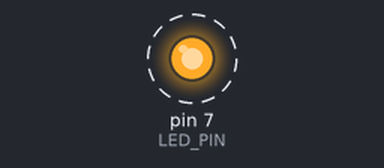
A sketch run on a simulated Arduino Uno, built with avr-gcc and run on an emulated ATmega328P. Shown: output pins drawn as LEDs (lit = HIGH). Dashed ring = blinking.

Above: at 0.2 s.
Timing chart, 0 to 3.0 s (numbered marks = the images above):
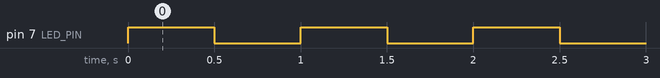

The sketch:

04_Digital_Output.ino
```cpp
// ============================================================
//  Digital Output -- Blinking One LED
//  Source: Day 1, Slide 51 ("How to build a Software Program")
// ============================================================
#define LED_PIN 7

void setup()
{
  pinMode(LED_PIN, OUTPUT);
}

void loop()
{
  digitalWrite(LED_PIN, HIGH);
  delay(500);
  digitalWrite(LED_PIN, LOW);
  delay(500);
}
```

Measured:
- by itself, pin 7 (LED_PIN): alternates HIGH for 0.50 s and LOW for 0.50 s
